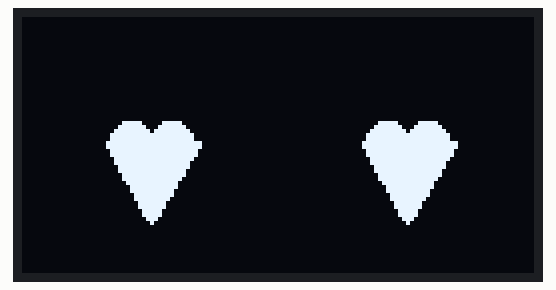
This sketch was run on a simulated Arduino Uno, built with avr-gcc and run on an emulated ATmega328P. Shown: 128×64 one-colour display. Random numbers use the default seed unless the sketch sets one.

Above: at 1.5 s.
At 33.4 s:
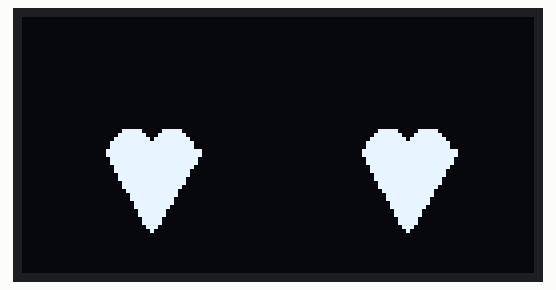
At 126.3 s:
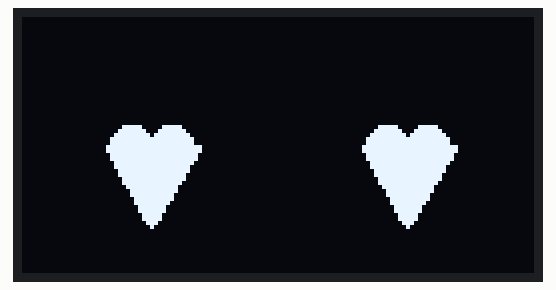

Measured:
- what the display in image 0 shows lasts 0.8 s, from 1.5 s to 2.3 s
- what the display in image 1 shows lasts 1.4 s, from 33.4 s to 34.8 s

The sketch:

loveEye_function.ino
```cpp
#include <U8g2lib.h>
#include <Arduino.h>

U8G2_SSD1306_128X64_NONAME_F_HW_I2C u8g2(U8G2_R0);

// Configuration for love eyes
struct LoveEyeConfig {
  int centerY = 32;
  int size = 20;            // Bigger heart size
  int leftX = 32;
  int rightX = 128 - 32;
  unsigned long trembleInterval = 150;
};

struct LoveEyeState {
  float tremble = 0;
  unsigned long lastTrembleTime = 0;
};

LoveEyeConfig loveConfig;
LoveEyeState loveState;

void setup() {
  u8g2.begin();
  randomSeed(analogRead(0));
}

// Draw thick filled heart at (x, y)
void drawHeartEye(int x, int y) {
  int s = loveConfig.size;

  // Top left and right bumps (thicker)
  for (int r = s / 4; r > 0; r--) {
    u8g2.drawDisc(x - s / 4, y, r, U8G2_DRAW_ALL);
    u8g2.drawDisc(x + s / 4, y, r, U8G2_DRAW_ALL);
  }

  // Thick bottom triangle
  for (int i = 0; i < 4; i++) {
    u8g2.drawTriangle(
      x - s / 1.9 + i, y + i,
      x + s / 1.6 - i, y + i,
      x, y + s
    );
  }
}

// Render both love eyes
void drawLoveEyes(float offsetY) {
  u8g2.clearBuffer();

  int y = loveConfig.centerY + offsetY;

  drawHeartEye(loveConfig.leftX, y);
  drawHeartEye(loveConfig.rightX, y);

  u8g2.sendBuffer();
}

// ✅ This is your final loveEyes() function
void loveEyes() {
  unsigned long now = millis();

  // Tremble effect
  if (now - loveState.lastTrembleTime > loveConfig.trembleInterval) {
    loveState.tremble = random(-1, 2); // Small vertical bounce
    loveState.lastTrembleTime = now;
  }

  drawLoveEyes(loveState.tremble);
}

void loop() {
  loveEyes();
  delay(30);
}
```
